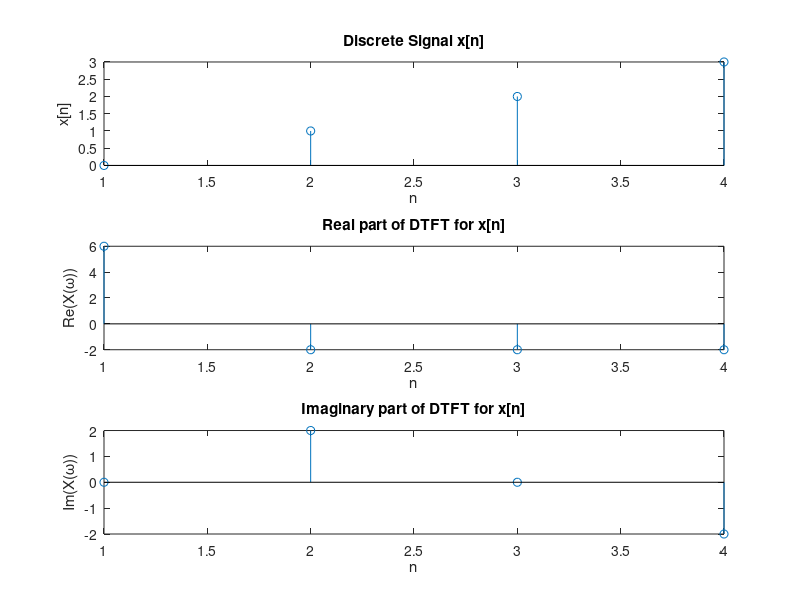

The MATLAB script that drew this image:
x=[0,1,2,3];
y=fft(x,4);
subplot(3,1,1);
stem(x);
xlabel('n');
ylabel('x[n]');
title('Discrete Signal x[n]');
subplot(3,1,2);
stem(real(y));
xlabel('n');
ylabel('Re(X(\omega))');
title('Real part of DTFT for x[n]');
subplot(3,1,3);
stem(imag(y));
xlabel('n');
ylabel('Im(X(\omega))');
title('Imaginary part of DTFT for x[n]');
